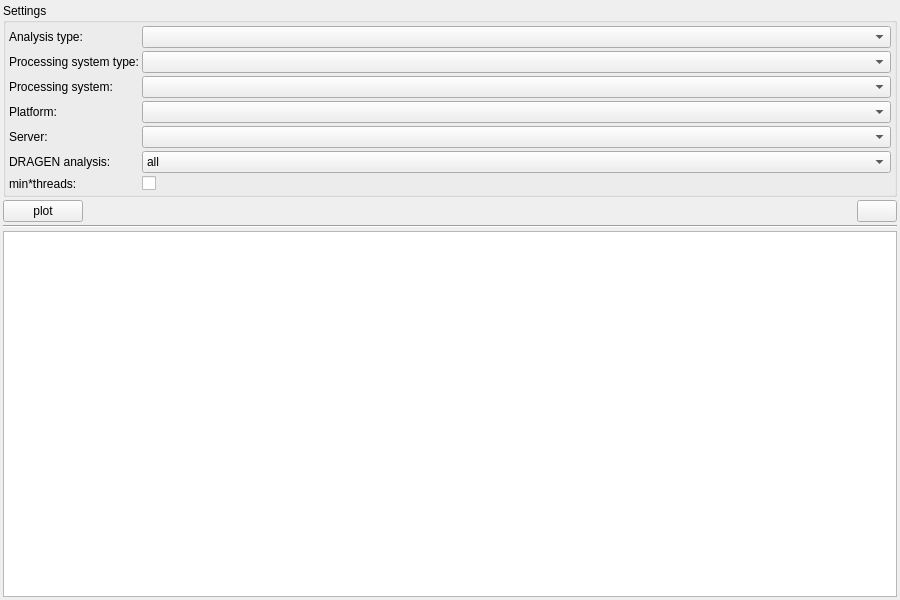
<?xml version="1.0" encoding="UTF-8"?>
<ui version="4.0">
 <class>AnalysisTimePlot</class>
 <widget class="QWidget" name="AnalysisTimePlot">
  <property name="geometry">
   <rect>
    <x>0</x>
    <y>0</y>
    <width>900</width>
    <height>600</height>
   </rect>
  </property>
  <property name="minimumSize">
   <size>
    <width>900</width>
    <height>600</height>
   </size>
  </property>
  <property name="windowTitle">
   <string>Form</string>
  </property>
  <layout class="QVBoxLayout" name="verticalLayout" stretch="0,0,0,0">
   <property name="spacing">
    <number>3</number>
   </property>
   <property name="leftMargin">
    <number>3</number>
   </property>
   <property name="topMargin">
    <number>3</number>
   </property>
   <property name="rightMargin">
    <number>3</number>
   </property>
   <property name="bottomMargin">
    <number>3</number>
   </property>
   <item>
    <widget class="QGroupBox" name="groupBox">
     <property name="title">
      <string>Settings</string>
     </property>
     <property name="flat">
      <bool>true</bool>
     </property>
     <layout class="QFormLayout" name="formLayout">
      <property name="horizontalSpacing">
       <number>3</number>
      </property>
      <property name="verticalSpacing">
       <number>3</number>
      </property>
      <property name="leftMargin">
       <number>3</number>
      </property>
      <property name="topMargin">
       <number>3</number>
      </property>
      <property name="rightMargin">
       <number>3</number>
      </property>
      <property name="bottomMargin">
       <number>3</number>
      </property>
      <item row="0" column="0">
       <widget class="QLabel" name="label_2">
        <property name="text">
         <string>Analysis type:</string>
        </property>
       </widget>
      </item>
      <item row="0" column="1">
       <widget class="QComboBox" name="type">
        <property name="maxVisibleItems">
         <number>20</number>
        </property>
       </widget>
      </item>
      <item row="4" column="0">
       <widget class="QLabel" name="label_4">
        <property name="text">
         <string>Server:</string>
        </property>
       </widget>
      </item>
      <item row="4" column="1">
       <widget class="QComboBox" name="server">
        <property name="maxVisibleItems">
         <number>20</number>
        </property>
       </widget>
      </item>
      <item row="5" column="0">
       <widget class="QLabel" name="label">
        <property name="toolTip">
         <string>&lt;html&gt;&lt;head/&gt;&lt;body&gt;&lt;p&gt;If checked, only samples for which the primary data analysis was done with DRAGEN are shown.&lt;br/&gt;Otherwise, only samples without DRAGEN analysis are shown.&lt;/p&gt;&lt;/body&gt;&lt;/html&gt;</string>
        </property>
        <property name="text">
         <string>DRAGEN analysis:</string>
        </property>
       </widget>
      </item>
      <item row="6" column="0">
       <widget class="QLabel" name="label_3">
        <property name="toolTip">
         <string>Multiply runtime by number of threads.</string>
        </property>
        <property name="text">
         <string>min*threads:</string>
        </property>
       </widget>
      </item>
      <item row="6" column="1">
       <widget class="QCheckBox" name="min_times_threads">
        <property name="text">
         <string/>
        </property>
        <property name="checked">
         <bool>false</bool>
        </property>
       </widget>
      </item>
      <item row="2" column="0">
       <widget class="QLabel" name="label_5">
        <property name="text">
         <string>Processing system:</string>
        </property>
       </widget>
      </item>
      <item row="2" column="1">
       <widget class="DBComboBox" name="system_name">
        <property name="maxVisibleItems">
         <number>20</number>
        </property>
       </widget>
      </item>
      <item row="1" column="0">
       <widget class="QLabel" name="label_6">
        <property name="text">
         <string>Processing system type:</string>
        </property>
       </widget>
      </item>
      <item row="1" column="1">
       <widget class="QComboBox" name="system_type">
        <property name="maxVisibleItems">
         <number>20</number>
        </property>
       </widget>
      </item>
      <item row="5" column="1">
       <widget class="QComboBox" name="dragen">
        <item>
         <property name="text">
          <string>all</string>
         </property>
        </item>
        <item>
         <property name="text">
          <string>with DRAGEN</string>
         </property>
        </item>
        <item>
         <property name="text">
          <string>without DRAGEN</string>
         </property>
        </item>
       </widget>
      </item>
      <item row="3" column="0">
       <widget class="QLabel" name="label_7">
        <property name="text">
         <string>Platform:</string>
        </property>
       </widget>
      </item>
      <item row="3" column="1">
       <widget class="QComboBox" name="platform">
        <property name="maxVisibleItems">
         <number>20</number>
        </property>
       </widget>
      </item>
     </layout>
    </widget>
   </item>
   <item>
    <layout class="QHBoxLayout" name="horizontalLayout">
     <property name="spacing">
      <number>3</number>
     </property>
     <item>
      <widget class="QPushButton" name="update_btn">
       <property name="text">
        <string>plot</string>
       </property>
      </widget>
     </item>
     <item>
      <spacer name="horizontalSpacer_2">
       <property name="orientation">
        <enum>Qt::Orientation::Horizontal</enum>
       </property>
       <property name="sizeType">
        <enum>QSizePolicy::Policy::Fixed</enum>
       </property>
       <property name="sizeHint" stdset="0">
        <size>
         <width>20</width>
         <height>20</height>
        </size>
       </property>
      </spacer>
     </item>
     <item>
      <widget class="QLabel" name="stats">
       <property name="text">
        <string/>
       </property>
       <property name="textInteractionFlags">
        <set>Qt::TextInteractionFlag::LinksAccessibleByMouse|Qt::TextInteractionFlag::TextSelectableByKeyboard|Qt::TextInteractionFlag::TextSelectableByMouse</set>
       </property>
      </widget>
     </item>
     <item>
      <spacer name="horizontalSpacer">
       <property name="orientation">
        <enum>Qt::Orientation::Horizontal</enum>
       </property>
       <property name="sizeHint" stdset="0">
        <size>
         <width>40</width>
         <height>20</height>
        </size>
       </property>
      </spacer>
     </item>
     <item>
      <widget class="QPushButton" name="copy_clipboard_btn">
       <property name="text">
        <string/>
       </property>
       <property name="icon">
        <iconset resource="GSvar.qrc">
         <normaloff>:/Icons/CopyClipboard.png</normaloff>:/Icons/CopyClipboard.png</iconset>
       </property>
      </widget>
     </item>
    </layout>
   </item>
   <item>
    <widget class="Line" name="line">
     <property name="orientation">
      <enum>Qt::Orientation::Horizontal</enum>
     </property>
    </widget>
   </item>
   <item>
    <widget class="QChartView" name="plot"/>
   </item>
  </layout>
 </widget>
 <customwidgets>
  <customwidget>
   <class>DBComboBox</class>
   <extends>QComboBox</extends>
   <header>DBComboBox.h</header>
  </customwidget>
  <customwidget>
   <class>QChartView</class>
   <extends>QGraphicsView</extends>
   <header>QtCharts</header>
  </customwidget>
 </customwidgets>
 <resources>
  <include location="GSvar.qrc"/>
 </resources>
 <connections/>
</ui>
